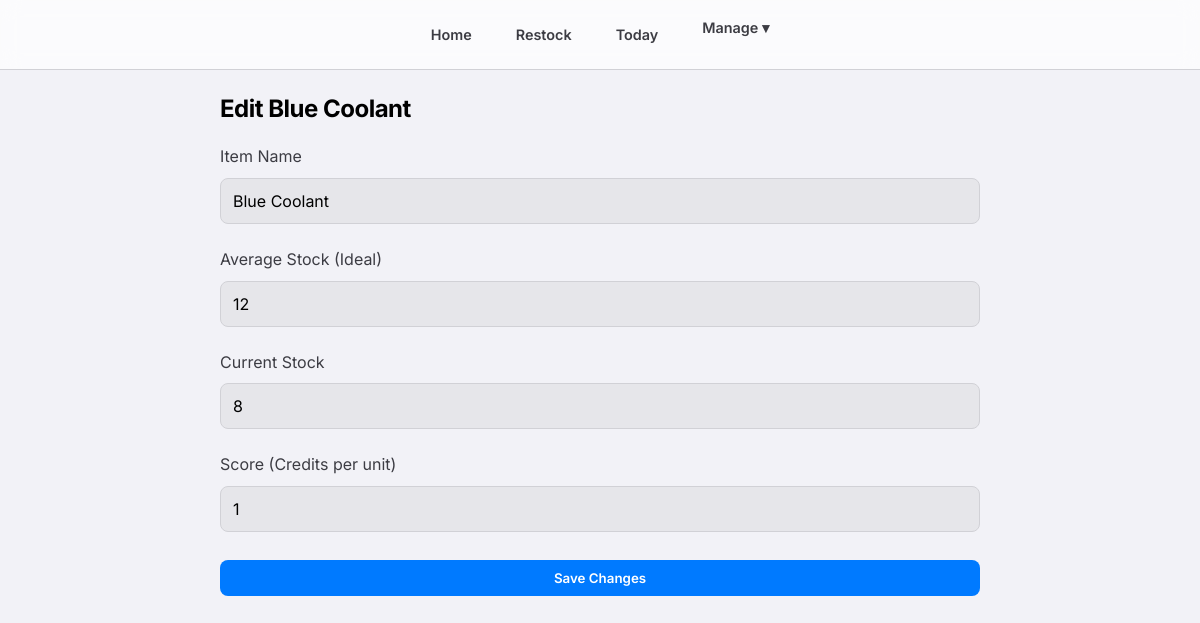
/manage/items/2/edit/ (signed in), run on an earlier commit of the app's database.
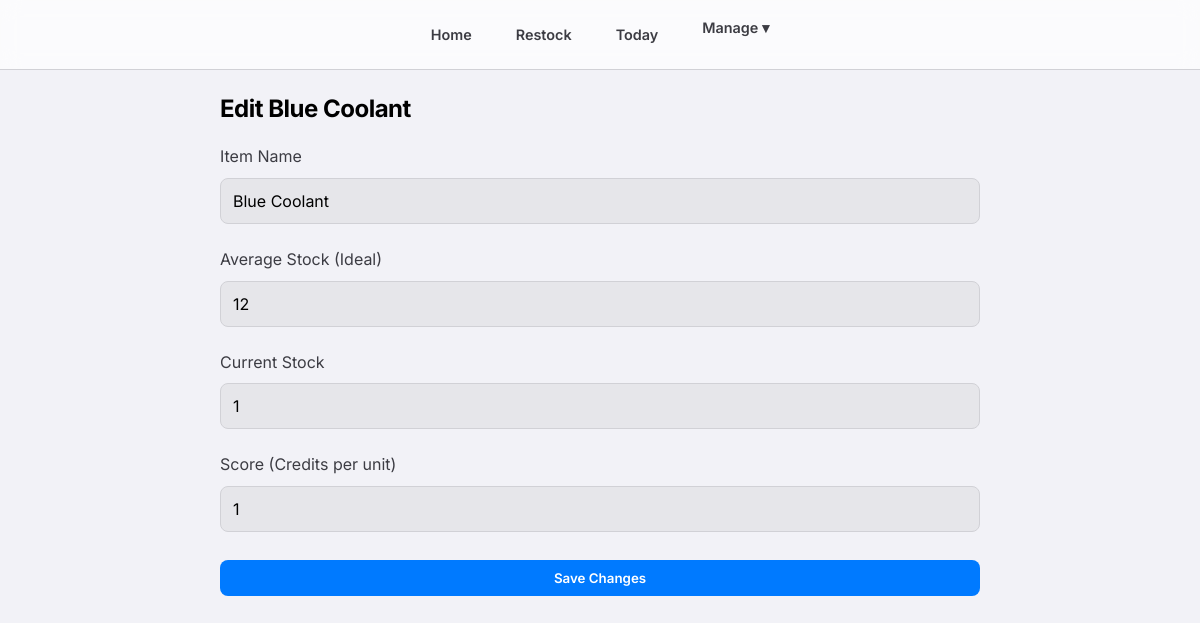
And on a later commit of the database.
### consumables/models.py (models this page shows, shortened)
class Item(models.Model):
    category = models.ForeignKey(Category, related_name='items', on_delete=models.CASCADE)
    subcategory = models.ForeignKey(SubCategory, related_name='items', on_delete=models.SET_NULL, null=True, blank=True)
    name = models.CharField(max_length=200)
    average_stock = models.IntegerField(default=0, help_text="Ideal stock level for calculation")
    current_stock = models.IntegerField(default=0)
    score = models.IntegerField(default=1, help_text="Credits earned per unit taken")
    class Meta:
        constraints = [
            models.UniqueConstraint(
                fields=['category', 'name'],
                condition=models.Q(subcategory__isnull=True),
                name='unique_direct_item_idx'
            ),
            models.UniqueConstraint(
                fields=['subcategory', 'name'],
                name='unique_subcategory_item_idx'
            )
        ]

### consumables/views.py (the view, shortened to what this page needs)
# urls.py: path('manage/items/<int:item_id>/edit/', views.edit_item, name='edit_item'),
@login_required
def edit_item(request, item_id):
    item = get_object_or_404(Item, pk=item_id)
    subcategories = item.category.subcategories.all()
    return render(request, 'consumables/edit_item.html', {'item': item, 'subcategories': subcategories})

### consumables/templates/consumables/edit_item.html (shortened to what this page needs)
{% extends 'consumables/base.html' %}
{% block content %}
<h2>Edit {{ item.name }}</h2>
<form method="post">
    <label style="display: block; color: var(--text-secondary);">Item Name</label>
    <input type="text" name="name" value="{{ item.name }}" required>
    <label style="display: block; color: var(--text-secondary); margin-top: 15px;">Average Stock (Ideal)</label>
    <input type="number" name="average_stock" value="{{ item.average_stock }}">
    <label style="display: block; color: var(--text-secondary); margin-top: 15px;">Current Stock</label>
    <input type="number" name="current_stock" value="{{ item.current_stock }}">
    <label style="display: block; color: var(--text-secondary); margin-top: 15px;">Score (Credits per unit)</label>
    <input type="number" name="score" value="{{ item.score }}">
    <button type="submit" class="btn btn-primary" style="margin-top: 20px; width: 100%;">Save Changes</button>
</form>
{% endblock %}

What changed in the data, as far as the page shows it:
changed Item "Blue Coolant": current_stock "8" → "1"
